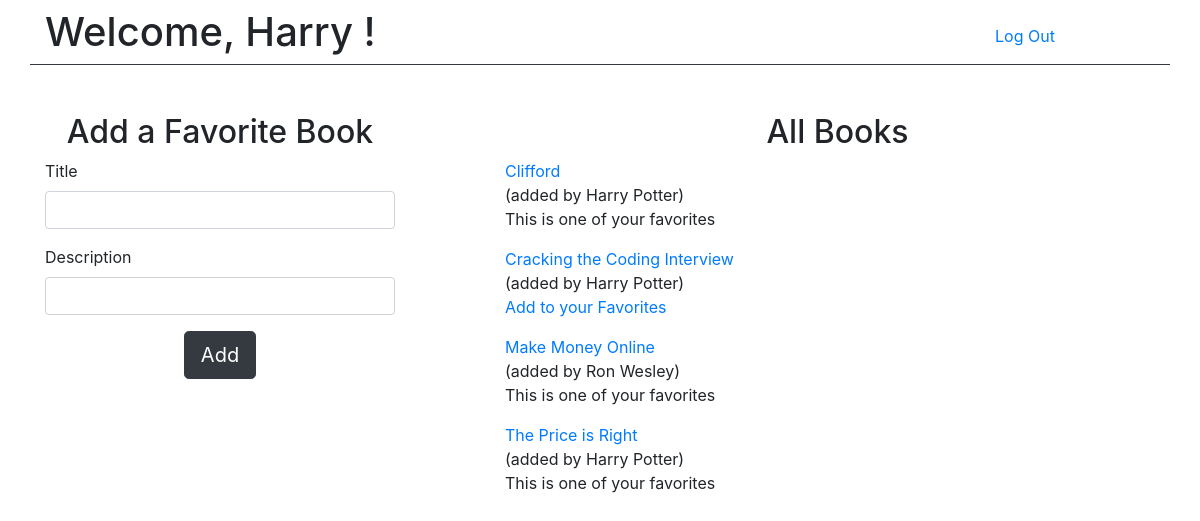
Page /books (signed in) on the committed database.
### books_app/models.py (models this page shows)
class User(models.Model):
    first_name = models.CharField(max_length=45)
    last_name = models.CharField(max_length=45)
    email = models.CharField(max_length=45)
    password = models.CharField(max_length=45)
    created_at = models.DateTimeField(auto_now_add=True)
    updated_at = models.DateTimeField(auto_now=True)
    objects = UserManager()

class Book(models.Model):
    title = models.CharField(max_length=255)
    description = models.TextField()
    uploaded_by = models.ForeignKey(User,related_name="books_uploaded",on_delete=models.CASCADE)
    users_who_like = models.ManyToManyField(User,related_name="users")
    created_at = models.DateTimeField(auto_now_add=True)
    uploaded_at = models.DateTimeField(auto_now=True)
    objects = BookManager()

### books_app/views.py (the view)
# urls.py: path('books',views.books),
def books(request):
    user_id = request.session['user']
    context ={
        "all_books" : Book.objects.all(),
        "user_info" : User.objects.get(id=user_id),
        "favorites" : User.objects.get(id=user_id).users.all()
    }
    return render (request,'books.html',context)

### books_app/templates/books.html (shortened to what this page needs)
<!DOCTYPE html>
<html lang="en">
<head>
    <link rel="stylesheet" href="https://stackpath.bootstrapcdn.com/bootstrap/4.5.2/css/bootstrap.min.css"
>
</head>
<body>
    <div class="container">
        <div class="row border-bottom border-dark">
            <div class="col-10 mt-2">
                <h1>Welcome, {{user_info.first_name}}!</h1>
            </div>
            <div class="col-2 mt-4">
                <a href="/log_off">Log Out</a>
            </div>
        </div>
        <div class="row">
            <div class="col-4 ">
                <div class="d-flex justify-content-center mt-5">
                    <h2>Add a Favorite Book</h2>
                </div>
                <form action="/add_book" method="POST">
                    <div class="form-group">
                        <label for="title">Title</label>
                        <input type="text" id="title" name="title" class="form-control">
                    </div>
                    <div class="form-group">
                        <label for="description">Description</label>
                        <input type="text" id="description" name="description" class="form-control">
                    </div>
                    <div class="d-flex justify-content-center">
                        <button type="submit" class="btn btn-dark btn-lg align-items-center">Add</button>
                    </div>
                </form>
            </div>
            <div class="col-1 ">
            </div>
            <div class="col-7 ">
                <div class="d-flex justify-content-center mt-5 row">
                    <h2>All Books</h2>
                </div>
                {% for books in all_books %}
                <div class="row">
                    <p><a href="/books/{{books.id}}">{{books.title}}</a><br>
                        (added by {{books.uploaded_by.first_name}} {{books.uploaded_by.last_name}})<br>
                        {% if user_info in books.users_who_like.all %}
                        This is one of your favorites
                        {% else %}
                        <a href ="/add_favorite/{{books.id}}">Add to your Favorites</a>
                        {% endif %}
                    </p>
                </div>
                {% endfor %}
            </div>
        </div>
    </div>
</body>
</html>

### rows in the picture
User: first_name "Harry"
Book: title "Clifford", uploaded_by.first_name "Harry", uploaded_by.last_name "Potter", shows "This is one of your favorites"
Book: title "Cracking the Coding Interview", uploaded_by.first_name "Harry", uploaded_by.last_name "Potter"
Book: title "Make Money Online", uploaded_by.first_name "Ron", uploaded_by.last_name "Wesley", shows "This is one of your favorites"
Book: title "The Price is Right", uploaded_by.first_name "Harry", uploaded_by.last_name "Potter", shows "This is one of your favorites"
